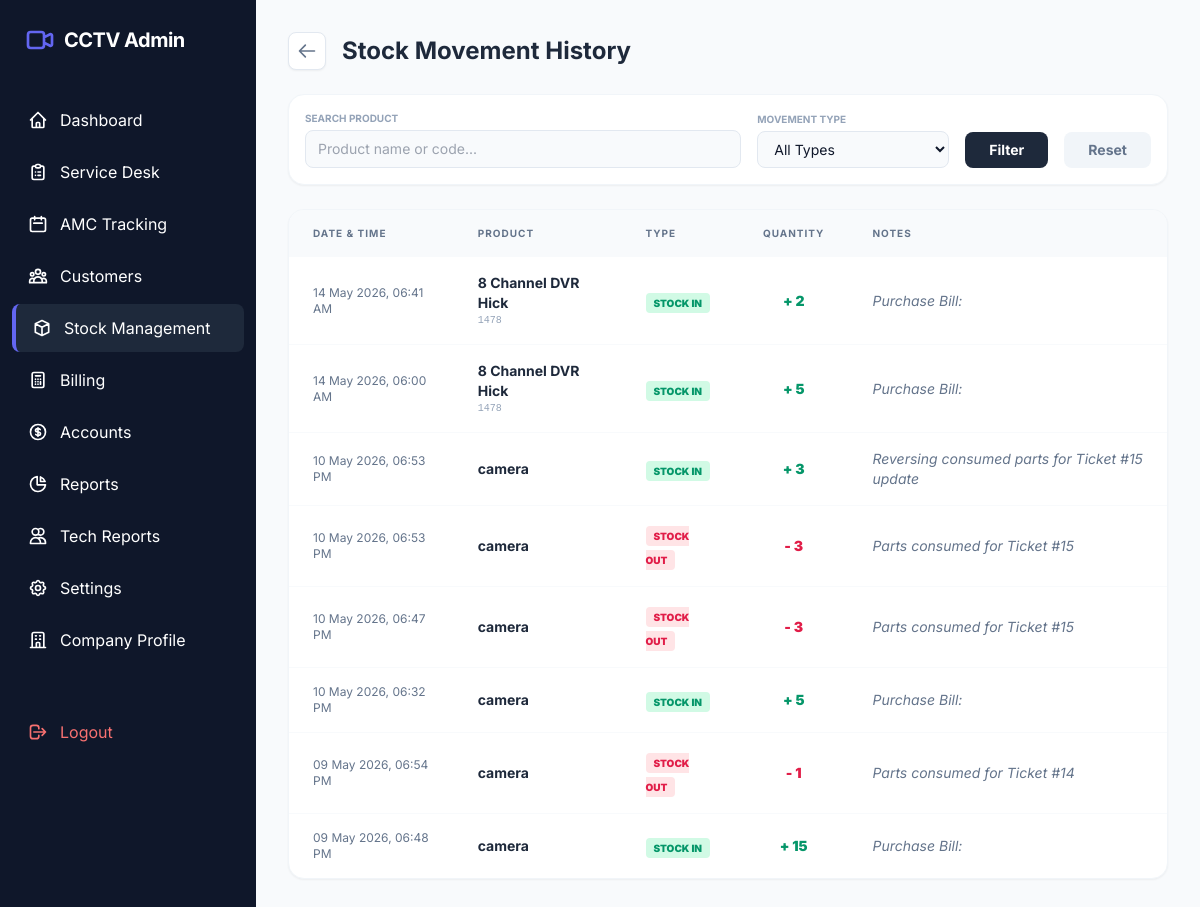
The page /admin/stock/movements.php (signed in) on the database its author committed.
### tables this page shows
CREATE TABLE `stock_movements` (
  `id` int(11) NOT NULL,
  `product_id` int(11) DEFAULT NULL,
  `type` enum('Stock In','Stock Out','Adjustment') NOT NULL,
  `quantity` int(11) NOT NULL,
  `reference_id` int(11) DEFAULT NULL COMMENT 'Link to purchase_items or invoice_items',
  `notes` text DEFAULT NULL,
  `created_at` timestamp NOT NULL DEFAULT current_timestamp()
);

CREATE TABLE `products` (
  `id` int(11) NOT NULL,
  `category_id` int(11) DEFAULT NULL,
  `product_name` varchar(255) NOT NULL,
  `product_code` varchar(100) DEFAULT NULL,
  `unit` varchar(50) DEFAULT 'Pcs',
  `category` varchar(50) DEFAULT NULL COMMENT 'Camera, DVR, HDD, Power Supply, etc.',
  `serial_number` varchar(100) DEFAULT NULL,
  `unit_price` decimal(10,2) NOT NULL,
  `current_stock` int(11) DEFAULT 0,
  `opening_stock` int(11) DEFAULT 0,
  `description` text DEFAULT NULL,
  `warranty_months` int(11) DEFAULT 12
);

### admin/stock/movements.php (the view, shortened to what this page needs)
<?php
require_once '../../includes/db_connect.php';
$search = $_GET['search'] ?? '';
$query = "SELECT m.*, p.product_name, p.product_code
          FROM stock_movements m
          JOIN products p ON m.product_id = p.id
          WHERE 1=1";
$params = [];
$limit = 20;
$page = isset($_GET['p']) ? (int)$_GET['p'] : 1;
$offset = ($page - 1) * $limit;
$query .= " ORDER BY m.created_at DESC LIMIT $limit OFFSET $offset";
$stmt = $pdo->prepare($query);
$stmt->execute($params);
$movements = $stmt->fetchAll();
require_once '../../includes/header.php';
?>
<div class="space-y-6">
    <div class="flex items-center gap-4">
        <a href="index.php" class="p-2 bg-white border border-slate-200 rounded-lg text-slate-500 hover:text-indigo-600 transition shadow-sm">
            <svg xmlns="http://www.w3.org/2000/svg" class="h-5 w-5" fill="none" viewBox="0 0 24 24" stroke="currentColor"><path stroke-linecap="round" stroke-linejoin="round" stroke-width="2" d="M10 19l-7-7m0 0l7-7m-7 7h18" /></svg>
        </a>
        <h1 class="text-2xl font-bold text-slate-800">Stock Movement History</h1>
    </div>
    <form class="bg-white p-4 rounded-2xl border border-slate-100 shadow-sm flex flex-wrap gap-4 items-end">
        <div class="flex-1 min-w-[200px]">
            <label class="block text-[10px] font-bold text-slate-400 uppercase mb-1">Search Product</label>
            <input type="text" name="search" value="<?php echo htmlspecialchars($search); ?>" placeholder="Product name or code..." class="w-full bg-slate-50 border border-slate-200 rounded-lg px-3 py-2 text-sm outline-none focus:ring-2 focus:ring-indigo-500">
        </div>
        <div class="w-48">
            <label class="block text-[10px] font-bold text-slate-400 uppercase mb-1">Movement Type</label>
            <select name="type" class="w-full bg-slate-50 border border-slate-200 rounded-lg px-3 py-2 text-sm outline-none focus:ring-2 focus:ring-indigo-500">
                <option value="">All Types</option>
            </select>
        </div>
        <button type="submit" class="bg-slate-800 text-white px-6 py-2 rounded-lg text-sm font-bold hover:bg-slate-900 transition">Filter</button>
        <a href="movements.php" class="bg-slate-100 text-slate-500 px-6 py-2 rounded-lg text-sm font-bold hover:bg-slate-200 transition">Reset</a>
    </form>
    <div class="bg-white rounded-2xl border border-slate-100 shadow-sm overflow-hidden">
        <div class="overflow-x-auto">
            <table class="w-full text-left">
                <thead>
                    <tr class="bg-slate-50 text-slate-500 text-[10px] uppercase tracking-widest font-bold">
                        <th class="px-6 py-4">Date & Time</th>
                        <th class="px-6 py-4">Product</th>
                        <th class="px-6 py-4">Type</th>
                        <th class="px-6 py-4 text-center">Quantity</th>
                        <th class="px-6 py-4">Notes</th>
                    </tr>
                </thead>
                <tbody class="divide-y divide-slate-50">
                    <?php if (empty($movements)): ?>
                        <tr><td colspan="5" class="px-6 py-12 text-center text-slate-400 italic">No stock movements recorded yet.</td></tr>
                    <?php else: ?>
                        <?php foreach ($movements as $m): ?>
                        <tr class="hover:bg-slate-50/50 transition">
                            <td class="px-6 py-4 text-xs text-slate-500"><?php echo date('d M Y, h:i A', strtotime($m['created_at'])); ?></td>
                            <td class="px-6 py-4">
                                <p class="text-sm font-bold text-slate-800"><?php echo htmlspecialchars($m['product_name']); ?></p>
                                <p class="text-[10px] text-slate-400 font-mono"><?php echo htmlspecialchars($m['product_code']); ?></p>
                            </td>
                            <td class="px-6 py-4">
                                <?php if ($m['type'] === 'Stock In'): ?>
                                    <span class="px-2 py-1 bg-emerald-100 text-emerald-600 rounded text-[10px] font-black uppercase">Stock In</span>
                                <?php elseif ($m['type'] === 'Stock Out'): ?>
                                    <span class="px-2 py-1 bg-rose-100 text-rose-600 rounded text-[10px] font-black uppercase">Stock Out</span>
                                <?php else: ?>
                                    <span class="px-2 py-1 bg-amber-100 text-amber-600 rounded text-[10px] font-black uppercase">Adjustment</span>
                                <?php endif; ?>
                            </td>
                            <td class="px-6 py-4 text-center text-sm font-black <?php echo $m['type'] === 'Stock In' ? 'text-emerald-600' : 'text-rose-600'; ?>">
                                <?php echo $m['type'] === 'Stock In' ? '+' : '-'; ?> <?php echo $m['quantity']; ?>
                            </td>
                            <td class="px-6 py-4 text-sm text-slate-500 italic"><?php echo htmlspecialchars($m['notes'] ?: '---'); ?></td>
                        </tr>
                        <?php endforeach; ?>
                    <?php endif; ?>
                </tbody>
            </table>
        </div>
    </div>
</div>
<?php require_once '../../includes/footer.php'; ?>

### includes/header.php (style rules this page uses)
body { font-family: 'Inter', sans-serif; }

### rows shown on the page
stock_movements: created_at "14 May 2026, 06:41 AM", product.product_name "8 Channel DVR Hick", product.product_code "1478", type "STOCK IN", quantity "2", notes "Purchase Bill:"
stock_movements: created_at "14 May 2026, 06:00 AM", product.product_name "8 Channel DVR Hick", product.product_code "1478", type "STOCK IN", quantity "5", notes "Purchase Bill:"
stock_movements: created_at "10 May 2026, 06:53 PM", product.product_name "camera", type "STOCK IN", quantity "3", notes "Reversing consumed parts for Ticket #15 update"
stock_movements: created_at "10 May 2026, 06:53 PM", product.product_name "camera", type "STOCK OUT", quantity "3", notes "Parts consumed for Ticket #15"
stock_movements: created_at "10 May 2026, 06:47 PM", product.product_name "camera", type "STOCK OUT", quantity "3", notes "Parts consumed for Ticket #15"
stock_movements: created_at "10 May 2026, 06:32 PM", product.product_name "camera", type "STOCK IN", quantity "5", notes "Purchase Bill:"
stock_movements: created_at "09 May 2026, 06:54 PM", product.product_name "camera", type "STOCK OUT", quantity "1", notes "Parts consumed for Ticket #14"
stock_movements: created_at "09 May 2026, 06:48 PM", product.product_name "camera", type "STOCK IN", quantity "15", notes "Purchase Bill:"
